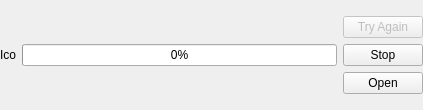
<ui version="4.0" >
 <class>DownloadItem</class>
 <widget class="QWidget" name="DownloadItem" >
  <property name="geometry" >
   <rect>
    <x>0</x>
    <y>0</y>
    <width>423</width>
    <height>110</height>
   </rect>
  </property>
  <property name="windowTitle" >
   <string>Form</string>
  </property>
  <layout class="QHBoxLayout" name="horizontalLayout" >
   <property name="margin" >
    <number>0</number>
   </property>
   <item>
    <widget class="QLabel" name="fileIcon" >
     <property name="sizePolicy" >
      <sizepolicy vsizetype="Minimum" hsizetype="Minimum" >
       <horstretch>0</horstretch>
       <verstretch>0</verstretch>
      </sizepolicy>
     </property>
     <property name="text" >
      <string>Ico</string>
     </property>
    </widget>
   </item>
   <item>
    <layout class="QVBoxLayout" name="verticalLayout_2" >
     <item>
      <widget class="SqueezeLabel" native="1" name="fileNameLabel" >
       <property name="sizePolicy" >
        <sizepolicy vsizetype="Preferred" hsizetype="Expanding" >
         <horstretch>0</horstretch>
         <verstretch>0</verstretch>
        </sizepolicy>
       </property>
       <property name="text" stdset="0" >
        <string>Filename</string>
       </property>
      </widget>
     </item>
     <item>
      <widget class="QProgressBar" name="progressBar" >
       <property name="value" >
        <number>0</number>
       </property>
      </widget>
     </item>
     <item>
      <widget class="SqueezeLabel" native="1" name="downloadInfoLabel" >
       <property name="sizePolicy" >
        <sizepolicy vsizetype="Preferred" hsizetype="Minimum" >
         <horstretch>0</horstretch>
         <verstretch>0</verstretch>
        </sizepolicy>
       </property>
       <property name="text" stdset="0" >
        <string/>
       </property>
      </widget>
     </item>
    </layout>
   </item>
   <item>
    <layout class="QVBoxLayout" name="verticalLayout" >
     <item>
      <spacer name="verticalSpacer" >
       <property name="orientation" >
        <enum>Qt::Vertical</enum>
       </property>
       <property name="sizeHint" stdset="0" >
        <size>
         <width>17</width>
         <height>1</height>
        </size>
       </property>
      </spacer>
     </item>
     <item>
      <widget class="QPushButton" name="tryAgainButton" >
       <property name="enabled" >
        <bool>false</bool>
       </property>
       <property name="text" >
        <string>Try Again</string>
       </property>
      </widget>
     </item>
     <item>
      <widget class="QPushButton" name="stopButton" >
       <property name="text" >
        <string>Stop</string>
       </property>
      </widget>
     </item>
     <item>
      <widget class="QPushButton" name="openButton" >
       <property name="text" >
        <string>Open</string>
       </property>
      </widget>
     </item>
     <item>
      <spacer name="verticalSpacer_2" >
       <property name="orientation" >
        <enum>Qt::Vertical</enum>
       </property>
       <property name="sizeHint" stdset="0" >
        <size>
         <width>17</width>
         <height>5</height>
        </size>
       </property>
      </spacer>
     </item>
    </layout>
   </item>
  </layout>
 </widget>
 <customwidgets>
  <customwidget>
   <class>SqueezeLabel</class>
   <extends>QWidget</extends>
   <header>squeezelabel</header>
  </customwidget>
 </customwidgets>
 <resources/>
 <connections/>
</ui>
